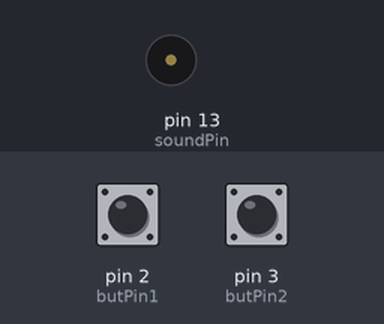
Bench run of a sketch on a simulated Arduino Uno, built with avr-gcc and run on an emulated ATmega328P. Parts: buzzer (waves = sounding). Inputs (shaded band) come from the test bench; at power-on: pin 2 (butPin1) HIGH, pin 3 (butPin2) HIGH.

Above: at 1.2 s.
1.3 s: pin 2 (butPin1) pulled LOW for 0.15 s
At 1.46 s:
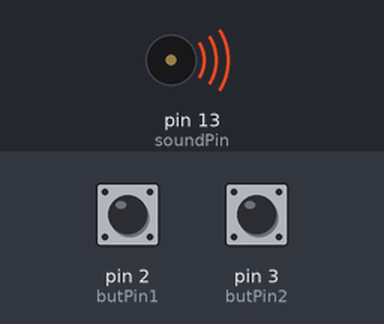
3.0 s: pin 2 (butPin1) pulled LOW for 3.2 s
At 6.8 s:
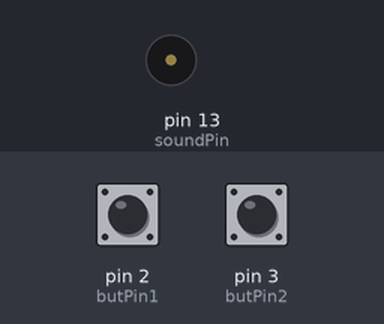
7.7 s: pin 3 (butPin2) pulled LOW for 3.2 s
At 11.6 s:
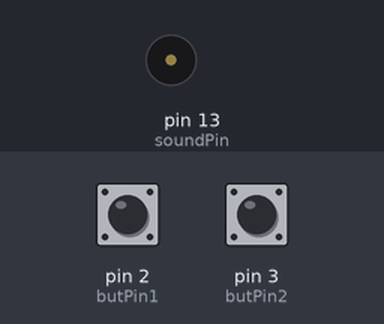
Timing chart, 0 to 13.1 s (numbered marks = the images above; inputs shaded):
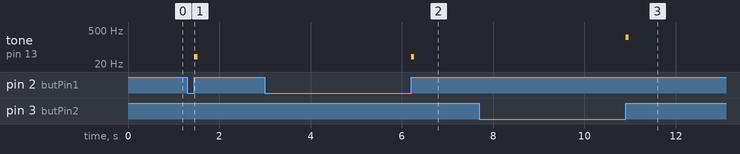

Measured:
- after the input at 1.3 s, tone on pin 13 (soundPin): silent → 40 Hz after 0.15 s, → silent 0.08 s later
- after the input at 3.0 s, tone on pin 13 (soundPin): silent → 40 Hz after 3.2 s, → silent 0.08 s later
- after the input at 7.7 s, tone on pin 13 (soundPin): silent → 255 Hz after 3.2 s, → silent 0.08 s later

The sketch:

button_sound.ino
```cpp
#include <avr/sleep.h>

const int butPin1 = 2;
const int butPin2 = 3;

const int soundPin = 13;

void setup() {
  Serial.begin(9600);

  pinMode(butPin1, INPUT_PULLUP);
  pinMode(butPin2, INPUT_PULLUP);

  pinMode(soundPin, OUTPUT);

  attachInterrupt(digitalPinToInterrupt(butPin1), makeNoise1, RISING);
  attachInterrupt(digitalPinToInterrupt(butPin2), makeNoise2, RISING);
}

void loop() {
}

void makeNoise1() {
  detachInterrupt(digitalPinToInterrupt(butPin1));
  tone(soundPin, 40, 75);
  attachInterrupt(digitalPinToInterrupt(butPin1), makeNoise1, RISING);
}

void makeNoise2() {
  detachInterrupt(digitalPinToInterrupt(butPin2));
  tone(soundPin, 255, 75);
  attachInterrupt(digitalPinToInterrupt(butPin2), makeNoise2, RISING);
}
```
